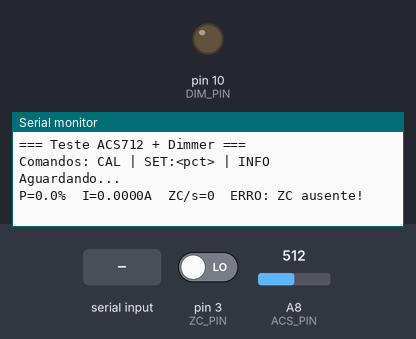
This sketch was run on a simulated Arduino Mega 2560, built with avr-gcc and run on an emulated ATmega2560. Shown: output pins drawn as LEDs (lit = HIGH), the last lines printed to the serial monitor. The test bench sets the inputs (shaded band); at power-on: pin 3 (ZC_PIN) LOW, A8 (ACS_PIN) = 512.

Above: at 1.2 s.
1.3 s: pin 3 (ZC_PIN) driven HIGH
At 2.6 s:
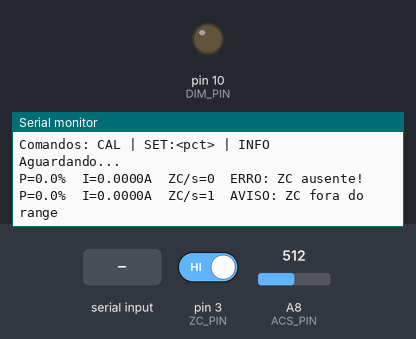
3.5 s: "CAL\n" received over Serial
At 3.9 s:
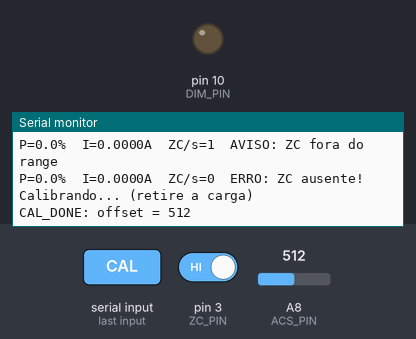
5.1 s: "RUN\n" received over Serial
At 5.8 s:
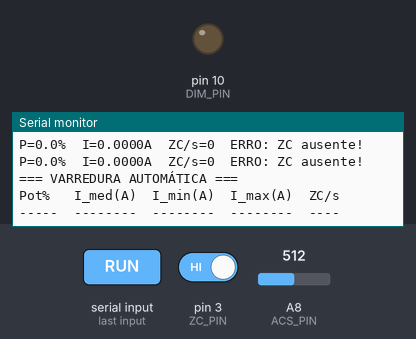

Measured:
- after the input at 1.3 s, the serial monitor: prints a new line after 0.78 s (image 1)
- after the input at 3.5 s, the serial monitor: prints a new line at once (image 2)
- after the input at 5.1 s, the serial monitor: prints a new line at once (image 3)

The sketch:

teste_acs_dimmer.ino
```cpp
/*
 * teste_acs_dimmer.ino
 * Valida ACS712 + Dimmer (ZC + TRIAC) sem DS18B20
 * Plataforma: Arduino MEGA 2560
 *
 * Pinos (ajuste se necessário):
 *   ZC_PIN  = 3   → sinal ZC do MC-8A (INT1)
 *   DIM_PIN = 10  → gatilho do TRIAC
 *   ACS_PIN = A8  → saída analógica do ACS712-5A
 *
 * Serial Monitor: 115200 baud
 *
 * Comandos:
 *   CAL        → calibra offset do ACS (sem carga)
 *   SET:<pct>  → define potência 0-100%
 *   INFO       → mostra estado atual
 */

#define ZC_PIN   3
#define DIM_PIN  10
#define ACS_PIN  A8

// ACS712-5A: 185 mV/A, Vref 5V, 10 bits
#define ACS_SENS_mVpA  143.4f
#define HALF_CYCLE_US  8333UL   // 60 Hz
#define MIN_DELAY_US    500UL
#define PULSE_US        150UL
#define TICKS_PER_US      2UL

// ─── Estado ──────────────────────────────────────────────────────────────────
volatile uint16_t g_fireTicks =
    (uint16_t)((HALF_CYCLE_US - 400UL) * TICKS_PER_US);  // desligado

volatile uint16_t g_zcCount = 0;
uint16_t g_acsOffset  = 512;
float    g_pct        = 0.0;

// ─── ZC ISR ──────────────────────────────────────────────────────────────────
void zeroCrossISR() {
    static unsigned long lastZC = 0;
    unsigned long now = micros();
    if (now - lastZC < 4000UL) return;
    lastZC = now;
    g_zcCount++;

    digitalWrite(DIM_PIN, LOW);
    TCCR1B = 0; TCCR1A = 0;
    uint16_t ft = g_fireTicks;
    TCNT1 = 0;
    OCR1A = ft;
    OCR1B = ft + (uint16_t)(PULSE_US * TICKS_PER_US);
    TIFR1  = (1 << OCF1A) | (1 << OCF1B);
    TIMSK1 = (1 << OCIE1A) | (1 << OCIE1B);
    TCCR1B = (1 << CS11);
}

ISR(TIMER1_COMPA_vect) {
    if (OCR1A < (uint16_t)((HALF_CYCLE_US - 400UL) * TICKS_PER_US))
        digitalWrite(DIM_PIN, HIGH);
    TIMSK1 &= ~(1 << OCIE1A);
}

ISR(TIMER1_COMPB_vect) {
    digitalWrite(DIM_PIN, LOW);
    TIMSK1 = 0; TCCR1B = 0;
}

// ─── ACS712 ──────────────────────────────────────────────────────────────────
float medirRMS() {
    double sum = 0.0;
    int valid = 0;
    for (int i = 0; i < 480; i++) {   // 480 × 104µs ≈ 3 ciclos de 60Hz
        int dev = analogRead(ACS_PIN) - (int)g_acsOffset;
        if (abs(dev) > 900) continue;  // rejeita spike do TRIAC
        float I = dev * (5000.0f / 1024.0f) / ACS_SENS_mVpA;
        sum += (double)I * I;
        valid++;
    }
    if (valid < 10) return 0.0f;
    return sqrt(sum / valid);
}

uint16_t calibrarOffset() {
    uint32_t s = 0;
    for (int i = 0; i < 1024; i++) s += analogRead(ACS_PIN);
    return (uint16_t)(s >> 10);
}

// ─── Conversão % → delay_us ──────────────────────────────────────────────────
// LUT simplificada: inverte P(α) = (π−α + sin(2α)/2)/π
uint32_t pctToDelay(float pct) {
    pct = constrain(pct, 0.0f, 100.0f);
    float p = pct / 100.0f;
    // busca binária na curva P(α)
    float lo = 0.0f, hi = PI;
    for (int i = 0; i < 40; i++) {
        float mid = (lo + hi) / 2.0f;
        float pm  = (PI - mid + sin(2.0f * mid) / 2.0f) / PI;
        if (pm > p) lo = mid; else hi = mid;
    }
    float alpha = (lo + hi) / 2.0f;
    uint32_t d = (uint32_t)(alpha / PI * HALF_CYCLE_US);
    return constrain(d, MIN_DELAY_US, HALF_CYCLE_US - 400UL);
}

// ─── Setup ───────────────────────────────────────────────────────────────────
void setup() {
    Serial.begin(115200);
    pinMode(DIM_PIN, OUTPUT);
    digitalWrite(DIM_PIN, LOW);
    pinMode(ZC_PIN, INPUT);
    TCCR1A = 0; TCCR1B = 0; TIMSK1 = 0;
    attachInterrupt(digitalPinToInterrupt(ZC_PIN), zeroCrossISR, RISING);
    Serial.println(F("=== Teste ACS712 + Dimmer ==="));
    Serial.println(F("Comandos: CAL | SET:<pct> | INFO"));
    Serial.println(F("Aguardando..."));
}

// ─── Varredura automática ─────────────────────────────────────────────────────
// Níveis testados e tempo de espera por ponto
const float NIVEIS[]   = {0, 15, 30, 45, 60, 75, 90, 100};
const int   N_NIVEIS   = 8;
const int   ESPERA_S   = 7;    // segundos por ponto  (8 × 7 = 56 s ≈ 1 min)

void setPct(float pct) {
    g_pct = constrain(pct, 0.0f, 100.0f);
    uint32_t d = pctToDelay(g_pct);
    noInterrupts();
    g_fireTicks = (uint16_t)(d * TICKS_PER_US);
    interrupts();
}

void varreduraAutomatica() {
    Serial.println(F("\n=== VARREDURA AUTOMÁTICA ==="));
    Serial.println(F("Pot%   I_med(A)  I_min(A)  I_max(A)  ZC/s"));
    Serial.println(F("-----  --------  --------  --------  ----"));

    for (int n = 0; n < N_NIVEIS; n++) {
        setPct(NIVEIS[n]);
        delay(2000);   // estabiliza o filamento

        // Coleta amostras durante ESPERA_S segundos
        float soma = 0, minI = 999, maxI = 0;
        int   amostras = 0;
        unsigned long tFim = millis() + (unsigned long)(ESPERA_S - 2) * 1000;

        while (millis() < tFim) {
            float irms = medirRMS();
            soma  += irms;
            if (irms < minI) minI = irms;
            if (irms > maxI) maxI = irms;
            amostras++;
            delay(100);
        }

        uint16_t cnt;
        noInterrupts(); cnt = g_zcCount; g_zcCount = 0; interrupts();

        float med = soma / amostras;
        Serial.print(F("  "));
        if (NIVEIS[n] < 100) Serial.print(F(" "));
        Serial.print(NIVEIS[n], 1);
        Serial.print(F("   "));
        Serial.print(med,  4); Serial.print(F("    "));
        Serial.print(minI, 4); Serial.print(F("    "));
        Serial.print(maxI, 4); Serial.print(F("    "));
        Serial.println(cnt);
    }

    // Desliga ao terminar
    setPct(0);
    Serial.println(F("\n=== FIM DA VARREDURA ==="));
}

// ─── Loop ────────────────────────────────────────────────────────────────────
unsigned long lastPrint = 0;

void loop() {
    // ── Leitura de comandos ──
    if (Serial.available()) {
        String cmd = Serial.readStringUntil('\n');
        cmd.trim();

        if (cmd == "CAL") {
            Serial.println(F("Calibrando... (retire a carga)"));
            g_acsOffset = calibrarOffset();
            Serial.print(F("CAL_DONE: offset = "));
            Serial.println(g_acsOffset);

        } else if (cmd == "RUN") {
            varreduraAutomatica();

        } else if (cmd.startsWith("SET:")) {
            g_pct = cmd.substring(4).toFloat();
            setPct(g_pct);
            Serial.print(F("SET: ")); Serial.print(g_pct, 1); Serial.println(F("%"));

        } else if (cmd == "INFO") {
            Serial.print(F("Potência: ")); Serial.print(g_pct, 1); Serial.println(F("%"));
            Serial.print(F("Offset  : ")); Serial.println(g_acsOffset);
        }
    }

    // ── Impressão periódica (1 Hz) ──
    unsigned long now = millis();
    if (now - lastPrint >= 1000) {
        lastPrint = now;
        float irms = medirRMS();
        uint16_t cnt;
        noInterrupts(); cnt = g_zcCount; g_zcCount = 0; interrupts();

        Serial.print(F("P=")); Serial.print(g_pct, 1);
        Serial.print(F("%  I=")); Serial.print(irms, 4);
        Serial.print(F("A  ZC/s=")); Serial.print(cnt);
        if (cnt == 0)        Serial.print(F("  ERRO: ZC ausente!"));
        else if (cnt < 100 || cnt > 140) Serial.print(F("  AVISO: ZC fora do range"));
        else                 Serial.print(F("  OK"));
        Serial.println();
    }
}
```
